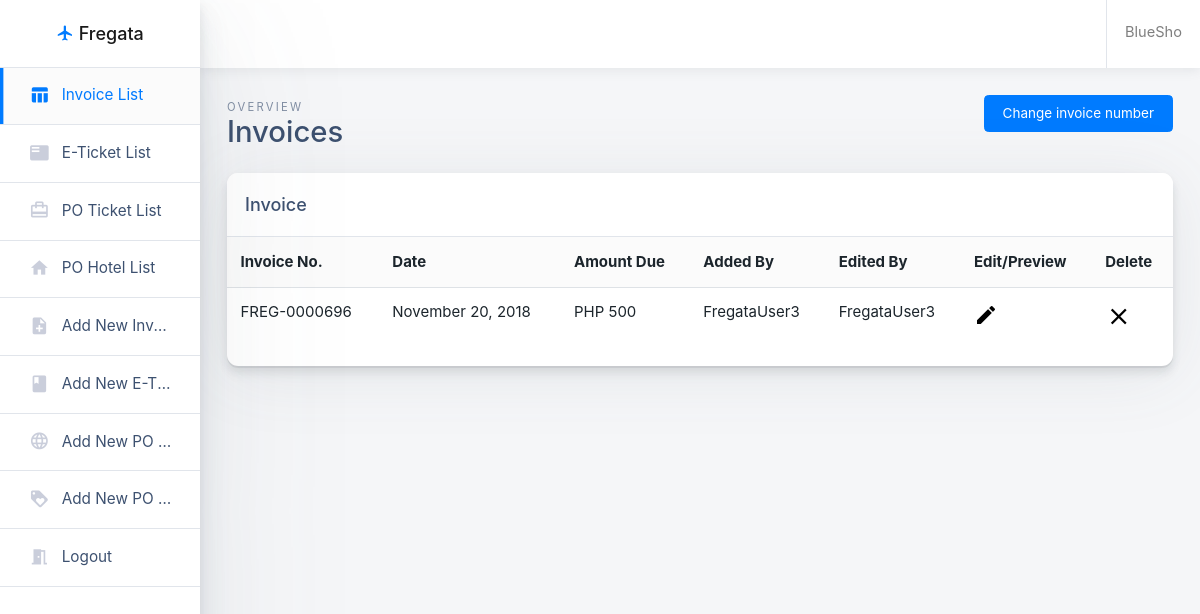
Screenshot of /tables.php (signed in) with the database file from the repository.
### tables this page shows
CREATE TABLE `tbl_data` (
  `data_id` int(11) NOT NULL,
  `data_customID` text NOT NULL,
  `data_date` text NOT NULL,
  `data_due` text NOT NULL,
  `data_addedby` varchar(50) NOT NULL,
  `data_editedby` varchar(50) NOT NULL,
  `data_html` longtext NOT NULL
);

### tables.php (the view, shortened to what this page needs)
<!doctype html>
<html class="no-js h-100" lang="en">
  <head>
    <link href="https://use.fontawesome.com/releases/v5.0.6/css/all.css" rel="stylesheet">
    <link rel="stylesheet" href="https://maxcdn.bootstrapcdn.com/bootstrap/4.0.0/css/bootstrap.min.css">
    <link rel="stylesheet" id="main-stylesheet" data-version="1.0.0" href="styles/shards-dashboards.1.0.0.min.css">
    <link rel="stylesheet" href="styles/extras.1.0.0.min.css">
    <link rel="stylesheet" href="styles/mainstyle.css">
  </head>
  <body class="h-100">
    <div class="container-fluid">
      <div class="row">
        <aside class="main-sidebar col-12 col-md-3 col-lg-2 px-0">
          <div class="main-navbar">
            <nav class="navbar align-items-stretch navbar-light bg-white flex-md-nowrap border-bottom p-0">
              <a class="navbar-brand w-100 mr-0" href="#" style="line-height: 25px;">
                <div class="d-table m-auto">
                  <i class="material-icons" style="color:#007bff;">
</i>
                  <span class="d-none d-md-inline ml-1">Fregata</span>
                </div>
              </a>
            </nav>
          </div>
          <div class="nav-wrapper">
            <ul class="nav flex-column">
              <li class="nav-item">
                <a class="nav-link active" href="tables.php">
                  <i class="material-icons">table_chart</i>
                  <span>Invoice List</span>
                </a>
              </li>
              <li class="nav-item">
                <a class="nav-link" href="tablesTicket.php">
                  <i class="material-icons">featured_play_list</i>
                  <span>E-Ticket List</span>
                </a>
              </li>
							<li class="nav-item">
								<a class="nav-link " href="POT.php">
									<i class="material-icons">card_travel</i>
									<span>PO Ticket List</span>
								</a>
							</li>
							<li class="nav-item">
								<a class="nav-link " href="POH.php">
									<i class="material-icons">home</i>
									<span>PO Hotel List</span>
								</a>
							</li>
							<li class="nav-item">
								<a class="nav-link " href="PDF.php">
									<i class="material-icons">note_add</i>
									<span>Add New Invoice</span>
								</a>
							</li>
							<li class="nav-item">
								<a class="nav-link" href="PDFTicket.php">
									<i class="material-icons">book</i>
									<span>Add New E-Ticket</span>
								</a>
							</li>
							<li class="nav-item">
								<a class="nav-link " href="PDF_POTicket.php">
									<i class="material-icons">language</i>
									<span>Add New PO Ticket</span>
								</a>
							</li>
							<li class="nav-item">
								<a class="nav-link" href="PDF_POHotel.php">
									<i class="material-icons">loyalty</i>
									<span>Add New PO Hotel</span>
								</a>
							</li>
							<li class="nav-item">
								<a class="nav-link " href="logout.php">
									<i class="material-icons">meeting_room</i>
									<span>Logout</span>
								</a>
							</li>
            </ul>
          </div>
        </aside>
        <main class="main-content col-lg-10 col-md-9 col-sm-12 p-0 offset-lg-2 offset-md-3">
          <div class="main-navbar sticky-top bg-white">
            <nav class="navbar align-items-stretch navbar-light flex-md-nowrap p-0">
              <form action="#" class="main-navbar__search w-100 d-none d-md-flex d-lg-flex">
                <div class="input-group input-group-seamless ml-3">
                  <div class="input-group-prepend">
                    <div class="input-group-text">
                    </div>
                  </div>
                   </div>
              </form>
              <ul class="navbar-nav border-left flex-row ">
                <li class="nav-item dropdown">
                  <a class="nav-link  text-nowrap px-3" data-toggle="dropdown" href="#" role="button" aria-haspopup="true" aria-expanded="false">
                    <span class="d-none d-md-inline-block" id="mainUser"><?php echo $_SESSION['user']; ?></span>
                  </a>
                </li>
              </ul>
            </nav>
          </div>
          <div class="main-content-container container-fluid px-4">
            <div class="page-header row no-gutters py-4">
              <div class="col-12 col-sm-4 text-center text-sm-left mb-0">
                <span class="text-uppercase page-subtitle">Overview</span>
                <h3 class="page-title">Invoices</h3>
              </div>
              <div class="add-button-float" id="changebtn">
              <button class="btn btn-primary " onclick="location.href = 'change-invoice.php';">Change invoice number</button>
            </div>
            </div>
            <div class="row">
              <div class="col">
                <div class="card card-small mb-4">
                  <div class="card-header border-bottom">
                    <h6 class="m-0">Invoice</h6>
                  </div>
                  <div class="card-body p-0 pb-3 text-center">
                    <table class="table mb-0">
                      <thead class="bg-light">
                        <tr>
                          <th scope="col" class="border-0">Invoice No.</th>
                          <th scope="col" class="border-0">Date</th>
                          <th scope="col" class="border-0">Amount Due</th>
													<th scope="col" class="border-0">Added By</th>
													<th scope="col" class="border-0">Edited By</th>
                          <th scope="col" class="border-0">Edit/Preview</th>
                          <th id = "clearTD" scope="col" class="border-0">Delete</th>
                        </tr>
                      </thead>
                      <?php
                      include "connection.php";
                      $sql = "SELECT * FROM tbl_data";
                      $result = $conn ->query($sql);
                      while($row = $result->fetch_assoc()){
                      ?>
                      <tbody>
                        <tr>
                          <td> <?php echo $row['data_customID']?></td>
                          <td> <?php echo $row['data_date']?></td>
                          <td> <?php echo $row['data_due']?></td>
                          <td> <?php echo $row['data_addedby']?></td>
                          <td> <?php echo $row['data_editedby']?></td>
                          <td><a onclick="editData('<?php echo $row['data_customID'];?>')"><i style="font-size:160%;" class="material-icons  setColor">create</i></a></td>
                          <td><a id= "clearbtn" onclick= "deleteData('<?php echo $row['data_customID'];?>')"><i style="font-size:180%;" class="material-icons  setColor">clear</i></a></td>
                        </tr>
                      </tbody>
                    <?php } ?>
                    </table>
                  </div>
                </div>
              </div>
            </div>
    </div>
  </body>
</html>

### styles/mainstyle.css (style rules this page uses)
.fg-text, .fg-text--display, .fg-text--body, .fg-text--reverse, body, .fg-list--plain--vertical, .fg-list--plain--horizontal, .fg-nav--secondary .fg-nav__section, .fg-nav--secondary--horizontal .fg-nav__section, .fg-nav--tertiary .fg-nav__section, .fg-list, .fg-list--bulleted, .fg-list--numbered, .fg-list--alpha, .fg-list--icon, .fg-tag, .fg-input, .fg-input--prefixed, .fg-input--prefixed--wide, .fg-input--suffixed, .fg-input--suffixed--wide, .fg-textarea, .fg-input--signature::placeholder, .fg-checkbox .fg-form-field__label, .fg-radio .fg-form-field__label, .fg-toggle__label, .fg-datepicker__day, .fg-select__input, .fg-form-field__label, .fg-form-field__label--align-top, .fg-form-field__read-only, .fg-table, .fg-table--fixed-width, .fg-table--skeleton, .fg-table--plain, .fg-table--condensed, .fg-tooltip, .fg-tooltip--top, .fg-tooltip--left, .fg-tooltip--bottom, .fg-tooltip--right, .fg-modal, .fg-modal--danger, .fg-nav__menu--apps .fg-nav__menu__item__label, .fg-business-switcher__panel__header__title { font-family: -apple-system,BlinkMacSystemFont,"Segoe UI","Roboto","Oxygen","Ubuntu","Cantarell","Fira Sans","Droid Sans","Helvetica Neue",sans-serif; color: #1c252c; font-weight: 400; }
table { display: table; border-spacing: 2px; border-color: grey; }
tr { display: table-row; vertical-align: inherit; border-color: inherit; }
td, th { display: table-cell; vertical-align: inherit; }
tbody { display: table-row-group; vertical-align: middle; border-color: inherit; }
thead { display: table-header-group; vertical-align: middle; border-color: inherit; }
.setColor { color:#000; }
a:-webkit-any-link { cursor: pointer; }
.add-button-float { margin-left: auto; }
.text-center { text-align: left!important; }

### rows the page displays
tbl_data: data_customID "FREG-0000696", data_date "November 20, 2018", data_due "PHP 500", data_addedby "FregataUser3", data_editedby "FregataUser3"

### other values shown
$_SESSION['user'] "BlueSho"
